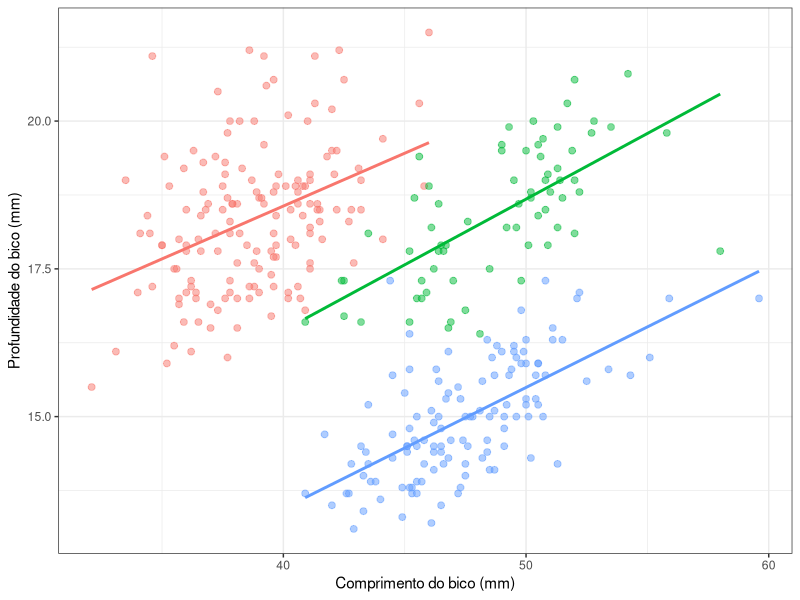

Write the R code that produced this figure.
# Selecionar a pasta de trabalho do seu computador ####
setwd("C:/Users/Boldo/OneDrive/Documentos/Gabriel/minicurso_r_geologia")

# Pacotes ####
install.packages("tidyverse") # funcão p/ instalar o pacote
install.packages("palmerpenguins")
install.packages("svglite")
library(tidyverse) # funcão p/ ativar o pacote tidyverse
library(palmerpenguins)
library(svglite)

# Dados ####
peng <- palmerpenguins::penguins # pegar o dado do pacote palmerpenguins

# Exemplo de como criar um dataframe no R ####
exem <- data.frame(x = peng$bill_depth_mm, # cifrão seleciona uma coluna específica
                   y = peng$flipper_length_mm) 

# Manipulação de planilhas/dataframe ####
peng2 <- peng %>% # simbolo chamado de pipe, "linka" o que está na esquerda como primeiro argumento da função a direita 
  dplyr::mutate(nova_coluna = NA) %>% # função para criar uma nova coluna
  dplyr::filter(species %in% c("Adelie", "Gentoo")) # função para filtrar uma coluna por um valor específico

peng2.1 <- peng %>% 
  dplyr::mutate(nova_coluna = NA) %>% 
  dplyr::filter(species == "Adelie")

peng2.2 <- peng %>% 
  dplyr::mutate(nova_coluna = NA) %>% 
  dplyr::filter(body_mass_g > 4000)

# Agrupar dados por algum fator e "sumarizar" alguma informação (ou valor) ####
peng3 <- peng %>% 
  dplyr::group_by(species) %>% # função para agrupar por fator 
  dplyr::summarise(media_dos_penguins = 
                     mean(body_mass_g, na.rm = T),
                   desvio_penguin = sd(body_mass_g, 
                                       na.rm = T)) # função para sumarizar

# Figura - Histograma ####
dist_norm <- data.frame(xuxa = rnorm(10000)) # dado com uma distrib. normal

grafico_hist <- dist_norm %>%  
  ggplot(aes(x = xuxa)) + # 1 camada (lembra de adicionar o sinal de "+")
  geom_histogram() # 2 camada

# Figura - Gráfico de Barra ####
grafico_barra <- peng3 %>% 
  ggplot(aes(x = species, 
             y = media_dos_penguins)) +
  geom_bar(stat = "identity")

# Figura - Gráfico de boxplot ####
grafico_boxplot <- peng %>% 
  ggplot(aes(x = species, 
             y = flipper_length_mm, 
             fill = species)) +
  scale_fill_manual(values = c("#7fc97f", # função para escolher as cores
                               "#beaed4",
                               "#fdc086")) +
  geom_boxplot() + 
  geom_jitter() +  # função para botar os "pontinhos" no boxplot
  theme_bw() +
  theme(legend.position = "top") # função para escolher a posição da legenda

# Figura - Gráfico de dispersão ####
grafico_dispersao <- peng %>% 
  ggplot(aes(x = bill_length_mm, 
             y = bill_depth_mm, 
             color = species)) +
  geom_point(size = 2, alpha = 0.5) + # "size" tamanho do ponto, "alpha" é a transparência 
  geom_smooth(method = "lm", se = F) + # reta/ajuste do modelo
  theme_bw() +
  theme(legend.position = "none") +
  xlab("Comprimento do bico (mm)") + # mudar nome do eixo x 
  ylab("Profundidade do bico (mm)")  # mudar nome do eixo y

# Jeito para salvar figuras em alta qualidade ####  
ggsave("jeito_certo.svg", plot = grafico_dispersao,
       dpi = 600, height = 10, width = 8) # pode escolher outros formatos (tipo png)
